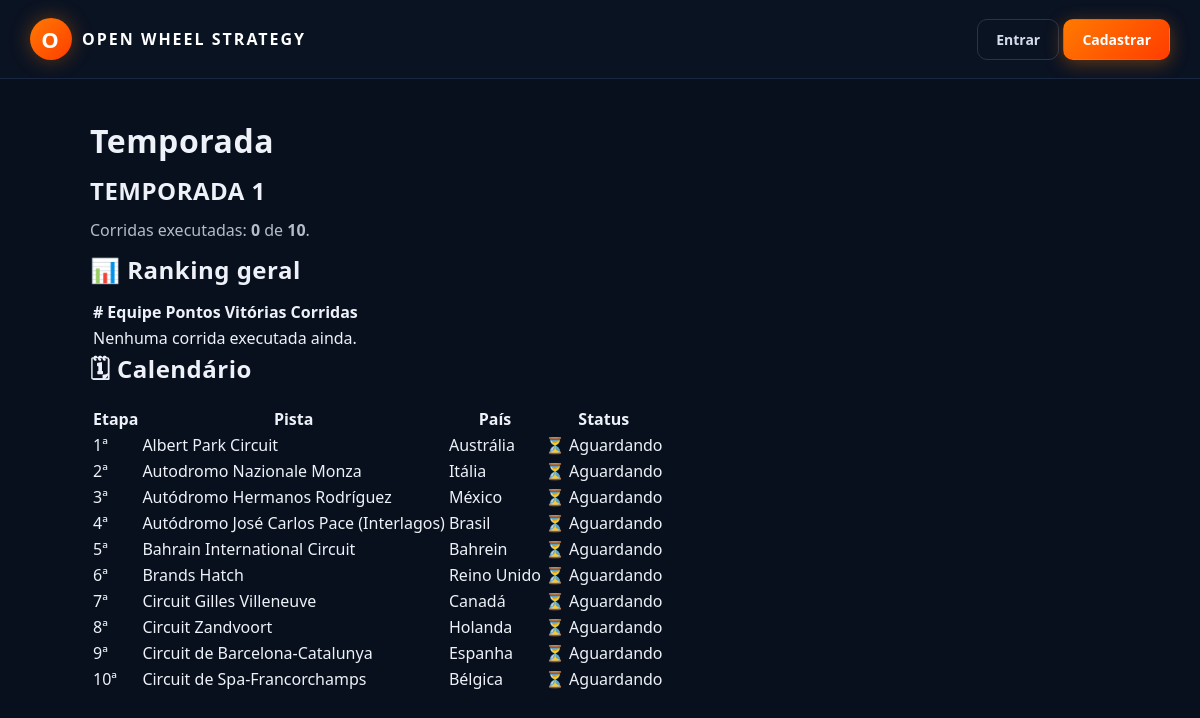
The app's page /temporada with its own data.
### models_temporada.py (models this page shows, shortened)
class Temporada(db.Model):
    __tablename__ = "temporadas"
    id = db.Column(db.Integer, primary_key=True)
    nome = db.Column(db.String(120), nullable=False)
    ativa = db.Column(db.Boolean, default=False, nullable=False)
    data_criacao = db.Column(db.DateTime, default=datetime.utcnow)
    corridas_agendadas = db.relationship(
        "CorridaAgendada", backref="temporada",
        cascade="all, delete-orphan",
        order_by="CorridaAgendada.ordem",
    )
    @classmethod
    def ativa_atual(cls):
        try:
            return cls.query.filter_by(ativa=True).first()
        except (OperationalError, ProgrammingError, NoSuchTableError):
            return None
    def total_corridas(self):
        return len(self.corridas_agendadas)
    def corridas_executadas(self):
        return sum(1 for c in self.corridas_agendadas if c.executada)

class CorridaAgendada(db.Model):
    __tablename__ = "corridas_agendadas"
    id = db.Column(db.Integer, primary_key=True)
    temporada_id = db.Column(db.Integer, db.ForeignKey("temporadas.id"), nullable=False)
    pista_real_id = db.Column(db.Integer, nullable=False)
    pista_nome = db.Column(db.String(120))
    ordem = db.Column(db.Integer, nullable=False)
    executada = db.Column(db.Boolean, default=False, nullable=False)
    data_execucao = db.Column(db.DateTime)
    resultado_json = db.Column(db.Text, default="[]")

### rotas/temporada.py (the view)
    @app.route("/temporada")
    def temporada_view():
        temporada = Temporada.ativa_atual()
        if not temporada:
            return render_template("temporada.html", temporada=None, ranking=[], pistas_por_id={})
        ranking = ranking_temporada(temporada)
        pistas_por_id = {p["id"]: p for p in listar_pistas_reais()}
        return render_template("temporada.html", temporada=temporada, ranking=ranking, pistas_por_id=pistas_por_id)

### app.py (called while the page is built)
def _registrar_contexto(app):
    @app.context_processor
    def injetar_globais():
        usuario_id = session.get("usuario_id")
        usuario = Usuario.query.get(usuario_id) if usuario_id else None
        return {
            "usuario_logado": usuario,
            "categorias_fornecedor": FORNECEDORES_CONFIG,
            "temporada_ativa": Temporada.ativa_atual(),
        }

### pistas_reais_db.py (called while the page is built)
def obter_conexao():
    conexao = sqlite3.connect(CAMINHO_BANCO)
    conexao.row_factory = sqlite3.Row
    return conexao

def listar_pistas_reais():
    conexao = obter_conexao()
    linhas = conexao.execute("SELECT * FROM pistas_reais ORDER BY nome").fetchall()
    conexao.close()
    return [dict(linha) for linha in linhas]

### pontuacao.py (called while the page is built, shortened)
def ranking_temporada(temporada):
    acumulado = defaultdict(lambda: {
        "pontos_total": 0,
        "vitorias": 0,
        "corridas": 0,
        "premio_total": 0,
        "equipe_nome": "",
    })
    for corrida_agendada in temporada.corridas_agendadas:
        if not corrida_agendada.executada:
            continue
    lista = [{"equipe_id": eid, **dados} for eid, dados in acumulado.items()]
    lista.sort(key=lambda x: (-x["pontos_total"], -x["vitorias"]))
    return lista

### rotas/temporada.py (called while the page is built)
def registrar(app):
    @app.route("/pistas-reais")
    def pistas_reais_view():
        criar_banco_pistas_reais()
        pistas = listar_pistas_reais()
        return render_template("pistas_reais.html", pistas=pistas)
    @app.route("/temporada")
    def temporada_view():
        temporada = Temporada.ativa_atual()
        if not temporada:
            return render_template("temporada.html", temporada=None, ranking=[], pistas_por_id={})
        ranking = ranking_temporada(temporada)
        pistas_por_id = {p["id"]: p for p in listar_pistas_reais()}
        return render_template("temporada.html", temporada=temporada, ranking=ranking, pistas_por_id=pistas_por_id)

### templates/temporada.html
{% extends "base.html" %}
{% block content %}
<h1 class="h3 mb-4">Temporada</h1>
{% if not temporada %}
    <div class="alert alert-info">
        Nenhuma temporada ativa no momento. Peça pro admin criar uma em
        <code>/admin/temporadas</code>.
    </div>
{% else %}
    <div class="card mb-4">
        <div class="card-body">
            <h2 class="h4">{{ temporada.nome }}</h2>
            <p>
                Corridas executadas: <strong>{{ temporada.corridas_executadas() }}</strong>
                de <strong>{{ temporada.total_corridas() }}</strong>.
            </p>
        </div>
    </div>
    <h2 class="h5">📊 Ranking geral</h2>
    <table class="table table-sm">
        <thead>
            <tr>
                <th>#</th><th>Equipe</th>
                <th>Pontos</th><th>Vitórias</th><th>Corridas</th>
            </tr>
        </thead>
        <tbody>
            {% for r in ranking %}
            <tr>
                <td>{{ loop.index }}º</td>
                <td>{{ r.equipe_nome }}</td>
                <td><strong>{{ r.pontos_total }}</strong></td>
                <td>{{ r.vitorias }}</td>
                <td>{{ r.corridas }}</td>
            </tr>
            {% else %}
            <tr><td colspan="5" class="text-muted">Nenhuma corrida executada ainda.</td></tr>
            {% endfor %}
        </tbody>
    </table>
    <h2 class="h5 mt-4">🗓 Calendário</h2>
    <table class="table table-sm">
        <thead>
            <tr>
                <th>Etapa</th><th>Pista</th><th>País</th><th>Status</th>
            </tr>
        </thead>
        <tbody>
            {% for corrida in temporada.corridas_agendadas %}
            {% set pista = pistas_por_id.get(corrida.pista_real_id) %}
            <tr class="{% if corrida.executada %}text-muted{% endif %}">
                <td>{{ corrida.ordem }}ª</td>
                <td>{{ corrida.pista_nome or (pista.nome if pista else '?') }}</td>
                <td>{{ pista.pais if pista else '-' }}</td>
                <td>
                    {% if corrida.executada %}
                        ✅ Executada
                        {% if corrida.data_execucao %}
                            em {{ corrida.data_execucao.strftime('%d/%m/%Y') }}
                        {% endif %}
                    {% else %}
                        ⏳ Aguardando
                    {% endif %}
                </td>
            </tr>
            {% else %}
            <tr><td colspan="4" class="text-muted">Nenhuma corrida no calendário.</td></tr>
            {% endfor %}
        </tbody>
    </table>
{% endif %}
{% endblock %}

### static/css/tema.css (style rules this page uses)
* { box-sizing: border-box; }
html, body { margin: 0; padding: 0; font-family: 'Segoe UI', 'Inter', Tahoma, sans-serif; background: #08101e; color: #eef2f8; min-height: 100vh; }
h1, h2, h3, h4 { margin: 0 0 12px 0; letter-spacing: 0.5px; }
p { margin: 0 0 12px 0; color: #b2bccb; }

### records on screen
Temporada: nome "TEMPORADA 1"
CorridaAgendada: corridas_executadas "0", ordem "1", pista_nome "Albert Park Circuit", pais "Austrália", shows "⏳ Aguardando"
CorridaAgendada: ordem "2", pista_nome "Autodromo Nazionale Monza", pais "Itália", shows "⏳ Aguardando"
CorridaAgendada: ordem "3", pista_nome "Autódromo Hermanos Rodríguez", pais "México", shows "⏳ Aguardando"
CorridaAgendada: ordem "4", pista_nome "Autódromo José Carlos Pace (Interlagos)", pais "Brasil", shows "⏳ Aguardando"
CorridaAgendada: ordem "5", pista_nome "Bahrain International Circuit", pais "Bahrein", shows "⏳ Aguardando"
CorridaAgendada: ordem "6", pista_nome "Brands Hatch", pais "Reino Unido", shows "⏳ Aguardando"
CorridaAgendada: ordem "7", pista_nome "Circuit Gilles Villeneuve", pais "Canadá", shows "⏳ Aguardando"
CorridaAgendada: ordem "8", pista_nome "Circuit Zandvoort", pais "Holanda", shows "⏳ Aguardando"
CorridaAgendada: ordem "9", pista_nome "Circuit de Barcelona-Catalunya", pais "Espanha", shows "⏳ Aguardando"
CorridaAgendada: ordem "10", pista_nome "Circuit de Spa-Francorchamps", pais "Bélgica", shows "⏳ Aguardando"

### other values on screen
{{ temporada.total_corridas() }} "10"
